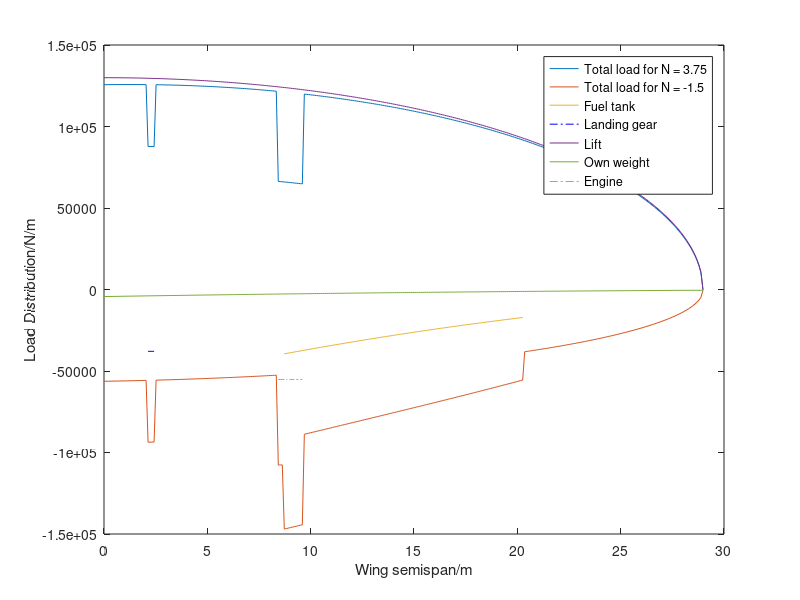
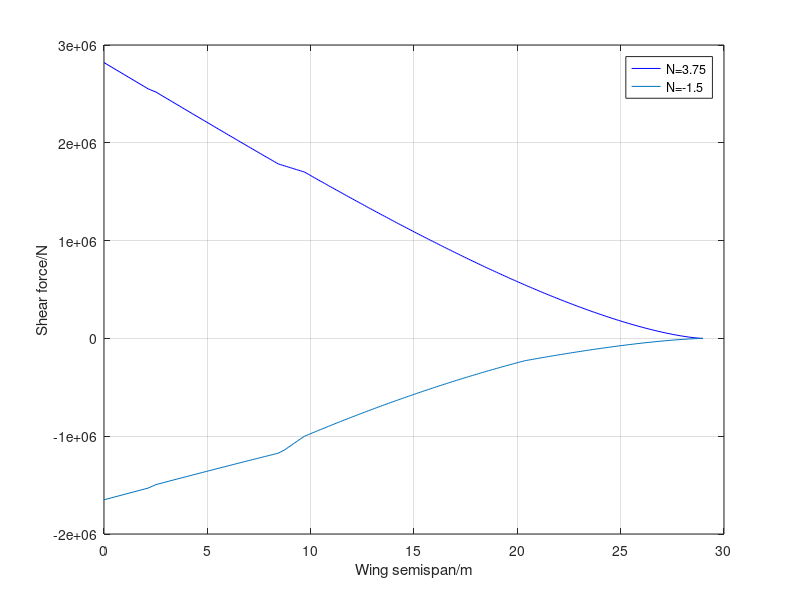
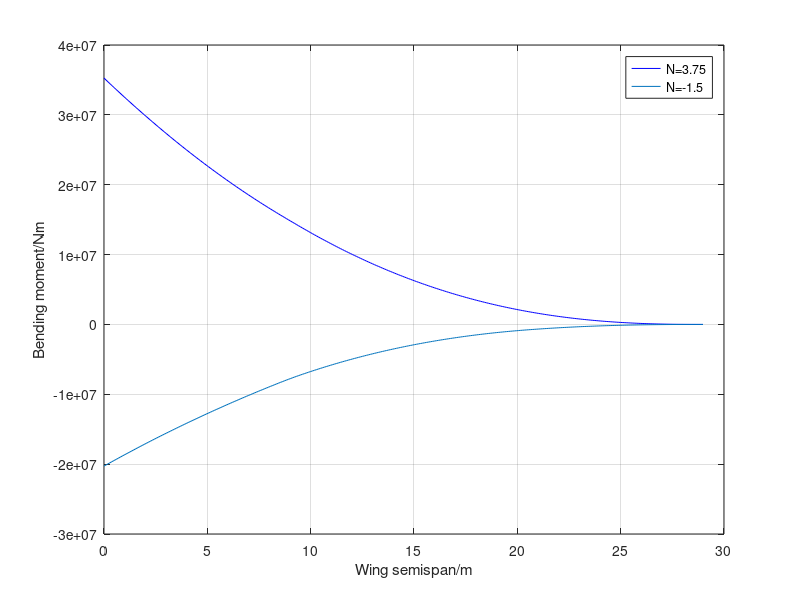
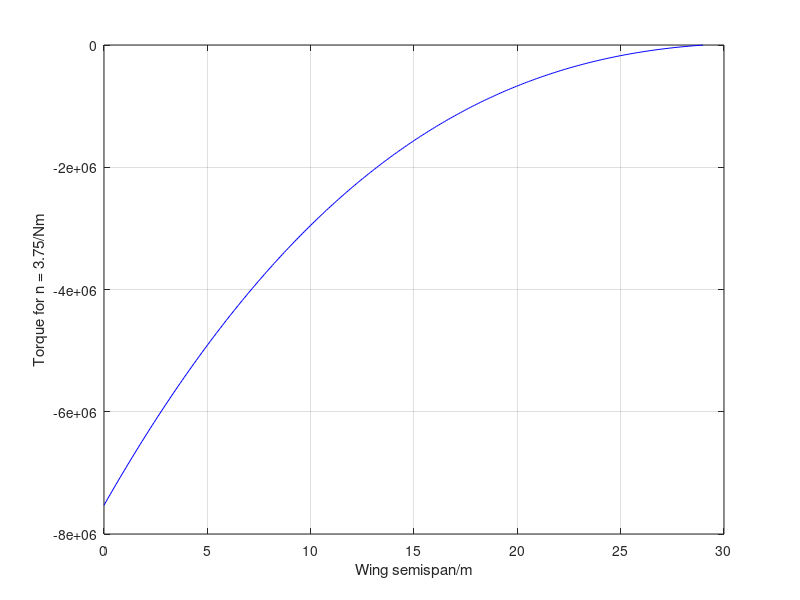

The MATLAB source for these figures, in order:
%Wing load calculation
clear
clc

%%
%Cruise parameters
aCruise = 296.5355;
rho = 0.3796;
M = 0.8;
V_cruise = M * aCruise;
V_max = 0.8*aCruise*1.25;% maximum velocity

halfSpan = (53.19-3.9)/2;  %wing semispan from the root at fuselage joint
n = 3.75;   %ultimate load factor
nn = -1.5; %negative extreme
N = 300; % number of discretisation
dy = halfSpan/(N-1); % size of intervals
y = 0 : dy : halfSpan; % spanwise discretisation 
W = 1341419/9.81; % weight at cruise altitude with no fuel
L = n*W*9.81/2; % lift on one side of the wing
LN = nn*W*9.81/2; % lift on one side of the wing

cRoot = 8.5742; % root chord
cTip = 2.7437; % tip chord
%angle of flexural axis
sweep = deg2rad(33.2);
theta = atan((tan(sweep)*halfSpan+0.15*(cTip-cRoot))/halfSpan);
c = cRoot : -(cRoot-cTip)/(N-1) :cTip; % aero chord length distribution
%% structural coordinate
%structural span
bs = halfSpan/cos(theta);
dx = bs/(N-1);
x = 0 : dx : bs;
%leading and trailing edge sweep angle
alead = atan((tan(sweep)*halfSpan-0.25*(cTip-cRoot))/halfSpan);
atrai = atan((tan(sweep)*halfSpan+0.75*(cTip-cRoot))/halfSpan);
lright = cRoot/(tan(alead)-tan(atrai));
lflex = lright/cos(theta);
chordS = (lflex-x/cos(theta))*(tan(alead-theta)+tan(theta-atrai));

%% load distribution
% lift distribution
ellipfunc = (1-(y./halfSpan).^2).^0.5;
% elli (1,1:floor(1.5/11.52*N))=zeros(1,floor(1.5/11.52*N));
l_wing = ellipfunc*L/(trapz(y,ellipfunc));
l_wingn = ellipfunc*LN/(trapz(y,ellipfunc));

%own weight
W_wing = 5150*9.81; % weight of wing
t2c = ones(1,300)*0.15;% thickness to chord ratio
t = t2c.*c;
% assume wing weight is proportional to c^2*t2c
w_wing = t2c.*c.^2*W_wing/trapz(y,t2c.*c.^2); % assuming quadratic

%fuel tank calcualtion
W_fuel = 27800*9.81;
yFuel = linspace(8.6949,20.2882,120);
t2cFuel = zeros(1,N);
cfuel = zeros(1,N);
t2cFuel(91:210) = t2c(91:210);
cfuel(91:210) = c(91:210);
w_fuel = t2cFuel.*cfuel.^2.*W_fuel./trapz(y,t2cFuel.*cfuel.^2);

%landing gear
W_lg = 1275*9.81 ; % weight of main landin gear
y_lg = zeros(1,N);
y_lg(floor(N*1.95/halfSpan):floor(N*2.2/halfSpan)) = 1;% y position of mail landing gear
w_lg = W_lg*y_lg/trapz(y,y_lg);

%engine
W_engine = 6030*9.81;
y_engine = zeros(1,N);
y_engine(floor(N*7.23/halfSpan):floor(N*8.23/halfSpan)) = 1;
w_engine = W_engine*y_engine/trapz(y,y_engine);

%without the fuel
totalLoad = l_wing-w_wing-w_lg-w_engine;
totalLoadN = l_wingn-w_wing-w_fuel-w_lg-w_engine;

%plot
figure(1)
plot(x,totalLoad);
hold on;
plot(x,totalLoadN);
hold on;
plot(x(91:210),-w_fuel(91:210));
hold on
plot(x(floor(N*1.95/halfSpan):floor(N*2.2/halfSpan)),-w_lg(floor(N*1.95/halfSpan):floor(N*2.2/halfSpan)),'b-.');
hold on;
plot(x,l_wing);
hold on;
plot(x,-w_wing);
hold on
plot(x(floor(N*7.23/halfSpan):floor(N*8.23/halfSpan)),-w_engine(floor(N*7.23/halfSpan):floor(N*8.23/halfSpan)),'-.');
legend("Total load for N = 3.75","Total load for N = -1.5","Fuel tank","Landing gear","Lift","Own weight","Engine");
xlabel('Wing semispan/m')
ylabel('Load Distribution/N/m')
hold off;

%% shear force
% initialise
%Shear force
shearForce = totalLoad.*dx;
shearForceN = totalLoadN.*dx;
for i = 1:N
    shearForce(i) = sum(shearForce(i:N));
    shearForceN(i) = sum(shearForceN(i:N));
end

figure(2)
plot(x,shearForce,'b')
hold on
plot(x,shearForceN)
legend("N=3.75","N=-1.5");
xlabel('Wing semispan/m')
ylabel('Shear force/N')
grid on

%% Bending moment
shearForce(301)=0;
shearForceN(301)=0;
for i = 1:N
    dbendMoment(i) = (shearForce(i)+shearForce(i+1))*(dx)/2;
    dbendMomentN(i) = (shearForceN(i)+shearForceN(i+1))*(dx)/2;
end

for i = 1:N
    bendMoment(i) = sum(dbendMoment(i:N));
    bendMomentN(i) = sum(dbendMomentN(i:N));
end

figure(3)
plot(x,bendMoment,'b')
hold on
plot(x,bendMomentN)
legend("N=3.75","N=-1.5");
xlabel('Wing semispan/m')
ylabel('Bending moment/Nm')
grid on
%% Torque
cm0 = ones(1,N)*-0.07;
dM0 = 0.5*rho*(cos(theta)*V_max)^2*chordS.^2.*cm0;%moment with respect to flexural axis. this could be better as this is more conservative and this is calculated with respect to the flexural axis.
%assume flexural axis at (.15+.60)/2=37.5% chord -- centre of wing box
xCenter = 0.375;
%moment arm of lift
liftArm = (-xCenter+0.25)*chordS;
deltaLa = liftArm.*l_wing*dx;
% deltaLaN = liftArm.*l_wingn*dx;

%moment arm of inertia loads
weightArm = (-xCenter+0.5).*chordS;
deltaNWb = n*w_wing.*weightArm*dx;
%sectional torque
dT =deltaLa+deltaNWb+dM0;
% dTn = deltaLaN+deltaNWb+dM0;
%total torque
for i = 1:N
    T(N-i+1) = sum(dT(N-i+1:N));  % sum from tip to root
%     Tn(N-i+1) = sum(dTn(N-i+1:N));
end

figure(4)
plot(x,T,'b');
% hold on
% plot(x,Tn);
xlabel('Wing semispan/m')
ylabel('Torque for n = 3.75/Nm')
grid on

%% calculation of shear flow
bBox = t.*(1/1.2861);
cBox = 0.45.*c;
NormalLoad = bendMoment./(bBox.*cBox);
NormalLoadN = -bendMomentN./(bBox.*cBox);

%T/2A
qTorque = -T./(2*bBox.*cBox);
% qTorque2 = -Tn./(2*bBox*cBox);

%SF/2Bw
qS = shearForce(1:300)./(2.*bBox);

figure(5)
plot(x,NormalLoad,'b');
hold on
plot(x,NormalLoadN);
legend("N=3.75","N=-1.5");
xlabel('Wing semispan/m')
ylabel('Compression per unit length/Nm^-1')
grid on

figure(6)
plot(x,qTorque,'b');
% hold on
% plot(x,qTorque2);
% legend("N=3.75","N=-1.5");
xlabel('Wing semispan/m')
ylabel('Shear Flow from torque/Nm^-1')
grid on
 
figure(7)
plot(x,qS,'b');
xlabel('Wing semispan/m')
ylabel('Shear flow from shear force/Nm^-1')
grid on

%% spar sizing
ks = 8.2;
q1 = abs(qS+qTorque);
q2 = abs(qS-qTorque);
E = 76E9;
tFrontSpar = 1000*((q1.*bBox.^2)./(ks*E)).^(1/3);
tRearSpar = 1000*((q2.*bBox.^2)./(ks*E)).^(1/3);
tFrontSpar = ceil(tFrontSpar.*10)/10;
tRearSpar = ceil(tRearSpar.*10)/10;
figure(8)
plot(x,tFrontSpar);
hold on;
plot(x,tRearSpar);
xlabel("Wing span/m");
ylabel("Thickness/mm");
legend("Front spar","Rear spar");
shearStress1 = q1./tFrontSpar;
shearStress2 = q2./tRearSpar;
disp(max(shearStress1));
disp(max(shearStress2));

%% web stiffeners sizing
gradient = (bBox(300)-bBox(1))./x(300);
spacing(1) = bBox(1);
for i = 2:100
    spacing(i) = spacing(i-1)+spacing(i-1).*gradient;
    if (abs(sum(spacing) - x(300)) <= 0.01)
        break;
    end
end
spacing = ceil(100.*spacing)./100;
webDistribution(1)=0;
for i = 1:48
webDistribution(i+1) = webDistribution(i)+spacing(i); 
end
figure(9)
for i = 1:48
    plot(webDistribution(i:i+1),[spacing(i),spacing(i)]);
    hold on
end
ylabel('Web stiffeners spacing/m');
xlabel("Position in half span/m");